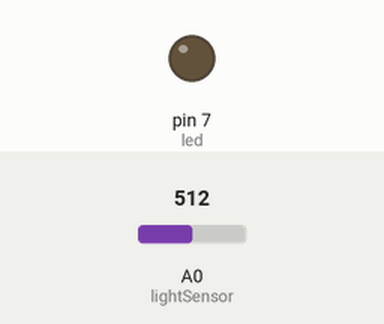
A sketch run on a simulated Arduino Uno, built with avr-gcc and run on an emulated ATmega328P. Parts: output pins drawn as LEDs (lit = HIGH). The test bench sets the inputs (shaded band); at power-on: A0 (lightSensor) = 512.

Above: at 4.8 s.
4.9 s: A0 (lightSensor) set to 316
9.9 s: A0 (lightSensor) set to 285
At 12.5 s:
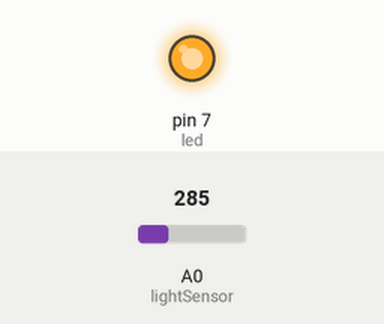
14.9 s: A0 (lightSensor) set to 306
At 16.7 s:
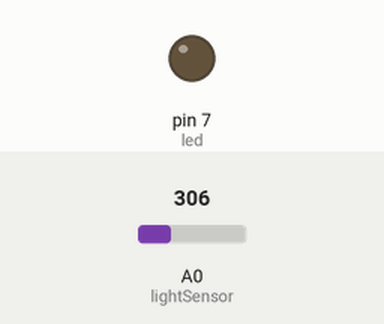
19.9 s: A0 (lightSensor) set to 122
At 21.0 s:
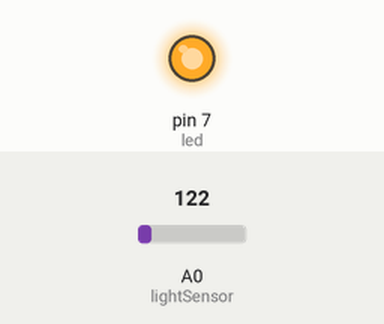
Timing chart, 0 to 22.9 s (numbered marks = the images above; inputs shaded):
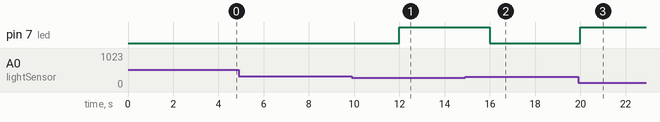

Measured:
- the behaviour switches between 300 and 299 on A0 (lightSensor) (found by bisection; images 0 and 1)
- after the input at 4.9 s, every drawn part: stays the same
- after the input at 9.9 s, pin 7 (led): LOW → HIGH after 2.1 s
- after the input at 14.9 s, pin 7 (led): HIGH → LOW after 1.1 s
- after the input at 19.9 s, pin 7 (led): LOW → HIGH after 0.10 s

The sketch:

lightSensor.ino
```cpp
#include<Arduino.h>

const int led = 7;
const int lightSensor = A0;
const int brightness = 300;

void setup() {
	pinMode(led,OUTPUT);
}

void loop() {
	int lightStatus = analogRead(lightSensor);

	if(lightStatus < brightness) {
		digitalWrite(led,HIGH);
	}else{
		digitalWrite(led,LOW);
	}
	delay(4000);
}
```
